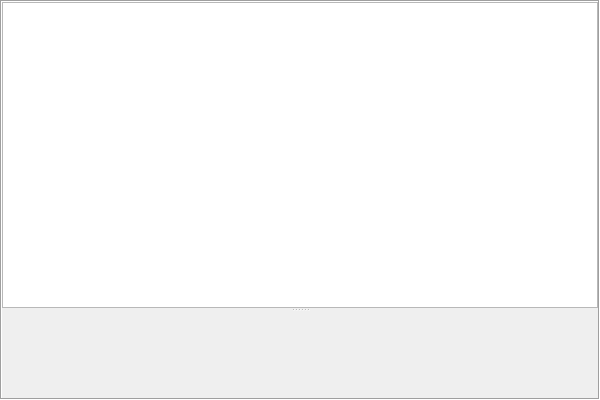
<?xml version="1.0" encoding="UTF-8"?>
<ui version="4.0">
 <class>AuthorAnnotationWidget</class>
 <widget class="QFrame" name="AuthorAnnotationWidget">
  <property name="geometry">
   <rect>
    <x>0</x>
    <y>0</y>
    <width>600</width>
    <height>400</height>
   </rect>
  </property>
  <property name="frameShape">
   <enum>QFrame::Shape::Box</enum>
  </property>
  <property name="frameShadow">
   <enum>QFrame::Shadow::Sunken</enum>
  </property>
  <layout class="QVBoxLayout">
   <property name="leftMargin">
    <number>0</number>
   </property>
   <property name="topMargin">
    <number>0</number>
   </property>
   <property name="rightMargin">
    <number>0</number>
   </property>
   <property name="bottomMargin">
    <number>0</number>
   </property>
   <item>
    <widget class="QSplitter" name="splitterAuthorAnnotation">
     <property name="orientation">
      <enum>Qt::Orientation::Vertical</enum>
     </property>
     <widget class="QTableView" name="gallery">
      <property name="mouseTracking">
       <bool>true</bool>
      </property>
      <property name="verticalScrollBarPolicy">
       <enum>Qt::ScrollBarPolicy::ScrollBarAlwaysOff</enum>
      </property>
      <property name="horizontalScrollBarPolicy">
       <enum>Qt::ScrollBarPolicy::ScrollBarAlwaysOff</enum>
      </property>
      <property name="horizontalScrollMode">
       <enum>QAbstractItemView::ScrollMode::ScrollPerPixel</enum>
      </property>
      <property name="showGrid">
       <bool>false</bool>
      </property>
      <attribute name="horizontalHeaderVisible">
       <bool>false</bool>
      </attribute>
      <attribute name="verticalHeaderVisible">
       <bool>false</bool>
      </attribute>
     </widget>
     <widget class="QScrollArea" name="scrollArea">
      <property name="frameShape">
       <enum>QFrame::Shape::NoFrame</enum>
      </property>
      <property name="frameShadow">
       <enum>QFrame::Shadow::Plain</enum>
      </property>
      <property name="lineWidth">
       <number>0</number>
      </property>
      <property name="verticalScrollBarPolicy">
       <enum>Qt::ScrollBarPolicy::ScrollBarAlwaysOff</enum>
      </property>
      <property name="horizontalScrollBarPolicy">
       <enum>Qt::ScrollBarPolicy::ScrollBarAlwaysOff</enum>
      </property>
      <property name="widgetResizable">
       <bool>true</bool>
      </property>
      <widget class="QWidget" name="scrollAreaWidgetContents">
       <property name="geometry">
        <rect>
         <x>0</x>
         <y>0</y>
         <width>596</width>
         <height>109</height>
        </rect>
       </property>
       <layout class="QVBoxLayout" name="_2">
        <property name="spacing">
         <number>0</number>
        </property>
        <property name="leftMargin">
         <number>0</number>
        </property>
        <property name="topMargin">
         <number>0</number>
        </property>
        <property name="rightMargin">
         <number>0</number>
        </property>
        <property name="bottomMargin">
         <number>0</number>
        </property>
        <item>
         <widget class="QLabel" name="info">
          <property name="textFormat">
           <enum>Qt::TextFormat::RichText</enum>
          </property>
          <property name="wordWrap">
           <bool>true</bool>
          </property>
          <property name="margin">
           <number>9</number>
          </property>
          <property name="openExternalLinks">
           <bool>false</bool>
          </property>
          <property name="textInteractionFlags">
           <set>Qt::TextInteractionFlag::LinksAccessibleByKeyboard|Qt::TextInteractionFlag::LinksAccessibleByMouse|Qt::TextInteractionFlag::TextBrowserInteraction|Qt::TextInteractionFlag::TextSelectableByKeyboard|Qt::TextInteractionFlag::TextSelectableByMouse</set>
          </property>
         </widget>
        </item>
        <item>
         <spacer name="verticalSpacer">
          <property name="orientation">
           <enum>Qt::Orientation::Vertical</enum>
          </property>
          <property name="sizeHint" stdset="0">
           <size>
            <width>20</width>
            <height>40</height>
           </size>
          </property>
         </spacer>
        </item>
       </layout>
      </widget>
     </widget>
    </widget>
   </item>
  </layout>
 </widget>
 <layoutdefault spacing="6" margin="11"/>
 <resources/>
 <connections/>
</ui>
